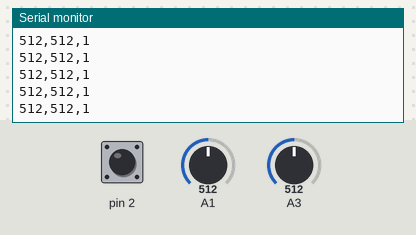
Bench run of a sketch on a simulated Arduino Uno, built with avr-gcc and run on an emulated ATmega328P. Parts: the last lines printed to the serial monitor. Inputs (shaded band) come from the test bench; at power-on: A1 = 512, A3 = 512, pin 2 HIGH.

Above: at 1.2 s.
1.3 s: A1 set to 716
At 1.33 s:
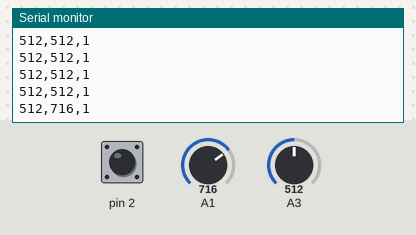
2.8 s: A3 set to 716
At 2.8 s:
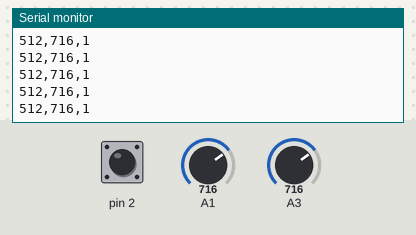
5.8 s: pin 2 pulled LOW for 0.15 s
At 5.83 s:
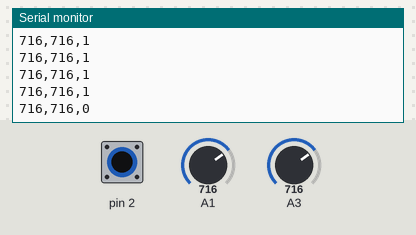
7.4 s: A1 set to 1023
At 7.44 s:
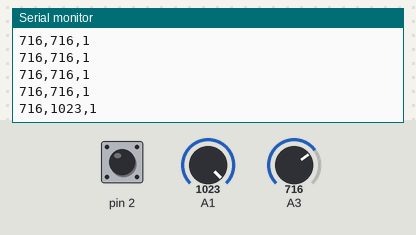
10.4 s: pin 2 pulled LOW for 1 s
At 10.43 s:
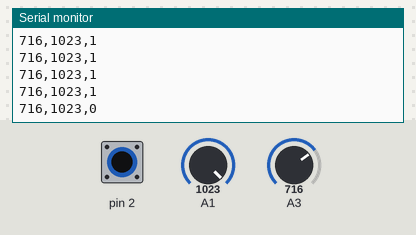
12.9 s: A3 set to 900
At 12.91 s:
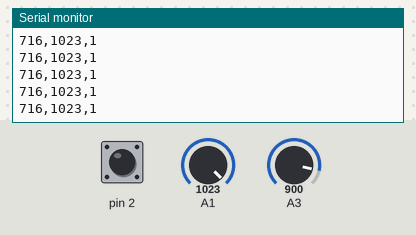
Timing chart, 0 to 15.4 s (numbered marks = the images above; inputs shaded):
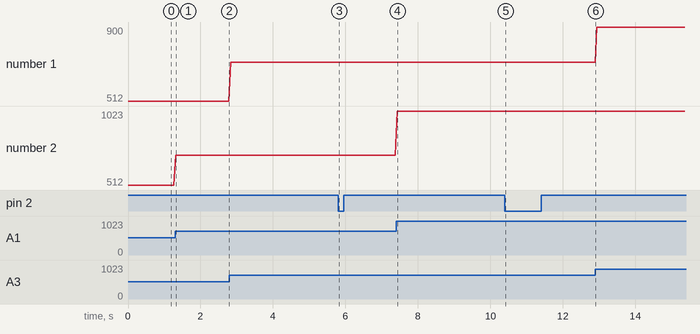

The sketch:

upload_to_arduino.ino
```cpp
int xcoord;
int ycoord;
int button;
String t=",";

void setup() {
pinMode(A3,INPUT);
pinMode(A1,INPUT);
pinMode(2,INPUT_PULLUP);
Serial.begin(9600);
}

void loop() {
  xcoord = analogRead(A3);
  ycoord = analogRead(A1);
  button = digitalRead(2);
  Serial.println(xcoord+t+ycoord+t+button);
  delay(50);


}
```

Measured:
- after the input at 1.3 s, the serial monitor: prints a new line at once (image 1)
- after the input at 5.8 s, the serial monitor: prints a new line at once (image 3)
- after the input at 7.4 s, the serial monitor: prints a new line at once (image 4)
- after the input at 10.4 s, the serial monitor: prints a new line at once (image 5)
- plotted number 1: 716 → 900 after the input at 12.9 s
- plotted number 2: 512 → 716 after the input at 1.3 s, 716 → 1023 after the input at 7.4 s
